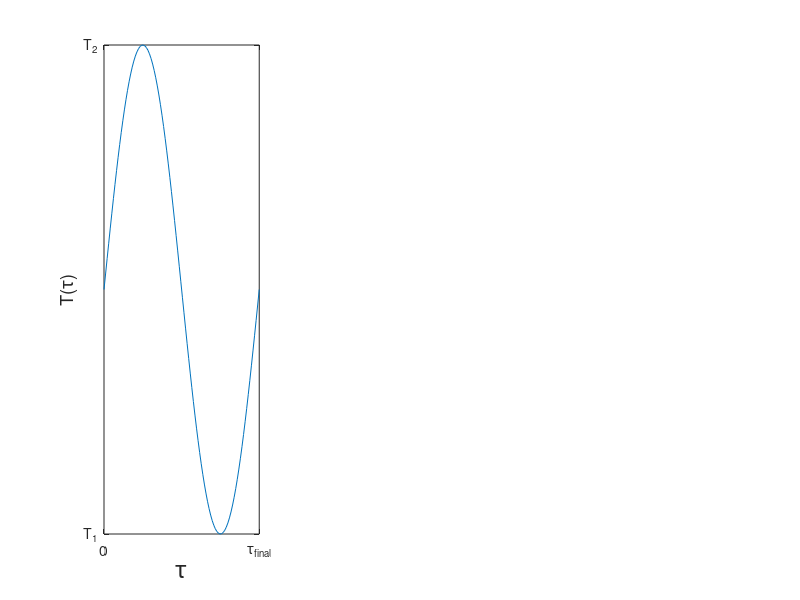

MATLAB code to generate this figure: (Note: this script raises an error after producing the figure.)
clear all;

subplot(1,3,1);

x = linspace(0,2*pi);
y = sin(x)

plot(x,y)
xlabel('\tau', 'FontSize', 17)
ylabel('T(\tau)', 'FontSize', 13)

xticks([0 2*pi])
xticklabels({'0','\tau_{final}'})
xlim([0 2*pi])

yticks([-1 1])
yticklabels({'T_1','T_2'})

ax = gca;
ax.FontSize = 14; 

subplot(1,3,2);

x = 0:0.1:1
y = x

plot(x,y)
xlabel('\tau', 'FontSize', 17)
ylabel('T(\tau)', 'FontSize', 13)

xticks([0 1])
xticklabels({'0','\tau_{final}'})

yticks([0 1])
yticklabels({'T_1','T_2'})

ax = gca;
ax.FontSize = 14; 

subplot(1,3,3);

x = 0:0.1:1
y = 1-x

plot(x,y)
xlabel('\tau', 'FontSize', 17)
ylabel('T(\tau)', 'FontSize', 13)

xticks([0 1])
xticklabels({'0','\tau_{final}'})

ax = gca;
ax.FontSize = 14; 

yticks([0 1])
yticklabels({'T_1','T_2'})